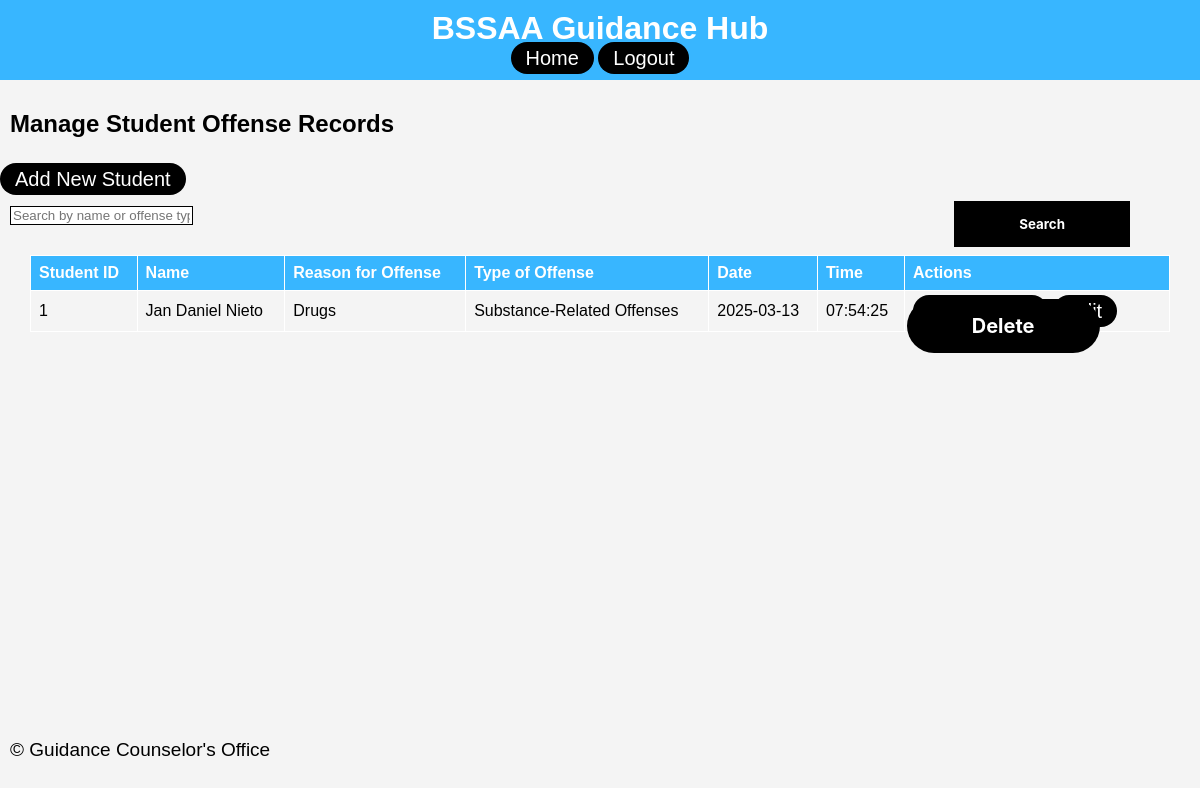
Before: /manage_records with the older database file.
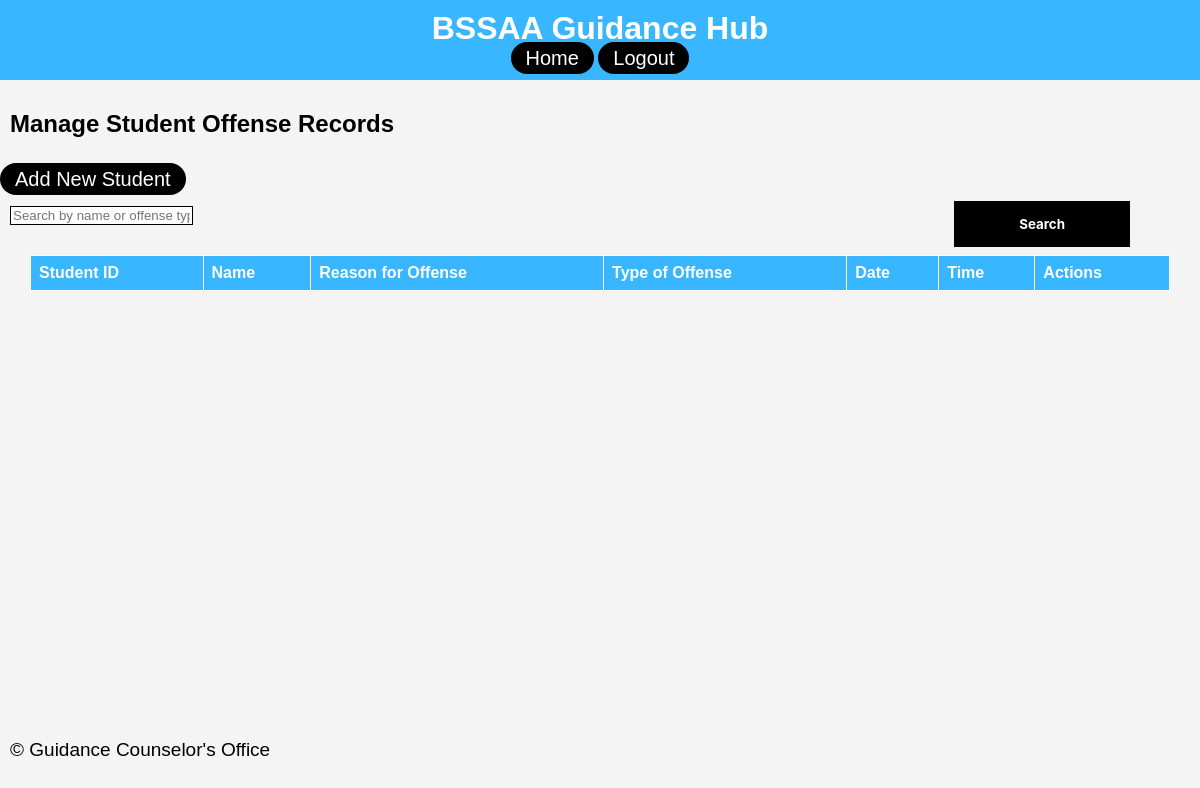
After: the same page with the newer database file.
### app/models.py (models this page shows)
class OffenseRecord(db.Model):
    id = db.Column(db.Integer, primary_key=True)
    student_id = db.Column(db.Integer, db.ForeignKey('student_record.id'), nullable=False)
    offense_type = db.Column(db.String(100), nullable=False)
    reason = db.Column(db.String(200), nullable=False)
    additional_info = db.Column(db.Text, nullable=True)
    date_time = db.Column(db.DateTime, default=datetime.utcnow)

class StudentRecord(db.Model):
    id = db.Column(db.Integer, primary_key=True)
    name = db.Column(db.String(100), nullable=False)
    grade_section = db.Column(db.String(50), nullable=False)
    birthdate = db.Column(db.Date, nullable=False)
    age = db.Column(db.Integer, nullable=False)
    mother_tongue = db.Column(db.String(50), nullable=False)
    ethnic_group = db.Column(db.String(50), nullable=True)
    religion = db.Column(db.String(50), nullable=False)
    address_house_no = db.Column(db.String(100), nullable=False)
    address_barangay = db.Column(db.String(100), nullable=False)
    address_city = db.Column(db.String(100), nullable=False)
    address_province = db.Column(db.String(100), nullable=False)
    mother_name = db.Column(db.String(100), nullable=False)
    father_name = db.Column(db.String(100), nullable=False)
    guardian_name = db.Column(db.String(100), nullable=True)
    contact_number = db.Column(db.String(15), nullable=True)
    reason = db.Column(db.String(200), nullable=True)
    type_of_offense = db.Column(db.String(100), nullable=True)
    date_time = db.Column(db.DateTime, default=datetime.utcnow)
    additional_info = db.Column(db.Text, nullable=True)
    offenses = db.relationship('OffenseRecord', backref='student', lazy=True)

### app/routes.py (the view)
@main.route('/manage_records')
def manage_records():
    records = OffenseRecord.query.all()
    return render_template('manage_records.html', records=records)

### app/templates/manage_records.html
{% extends 'base.html' %}
{% block content %}
<h2>Manage Student Offense Records</h2>
<a href="{{ url_for('main.add_student') }}" class="capsule-button">Add New Student</a>
<form method="GET" action="{{ url_for('main.manage_records') }}">
    <input type="text" name="search" placeholder="Search by name or offense type" value="{{ request.args.get('search', '') }}">
    <button type="submit">Search</button>
</form>
<table>
    <thead>
        <tr>
            <th>Student ID</th>
            <th>Name</th>
            <th>Reason for Offense</th>
            <th>Type of Offense</th>
            <th>Date</th>
            <th>Time</th>
            <th>Actions</th>
        </tr>
    </thead>
    <tbody>
        {% for offense in records %}
        <tr>
            <td>{{ offense.student_id }}</td>
            <td>{{ offense.student.name }}</td>
            <td>{{ offense.reason }}</td>
            <td>{{ offense.offense_type }}</td>
            <td>{{ offense.date_time.strftime('%Y-%m-%d') }}</td>
            <td>{{ offense.date_time.strftime('%H:%M:%S') }}</td>
            <td>
                <a href="{{ url_for('main.view_profile', student_id=offense.student_id) }}">View Profile</a>
                <a href="{{ url_for('main.edit_offense', offense_id=offense.id) }}">Edit</a>
                <form action="{{ url_for('main.delete_offense', offense_id=offense.id) }}" method="POST" style="display:inline;">
                    <button class="inline" type="submit" onclick="return confirm('Are you sure you want to delete this record?');">Delete</button>
                </form>
            </td>
        </tr>
        {% endfor %}
    </tbody>
</table>
{% endblock %}

### app/templates/base.html (shortened to what this page needs)
<!DOCTYPE html>
<html lang="en">
<head>
    <link rel="stylesheet" href="{{ url_for('static', filename='css/styles.css') }}">
</head>
<body>
    <header>
        <h1>BSSAA Guidance Hub</h1>
        <nav>
        <a href="{{ url_for('main.dashboard') }}">Home</a>
        <a href="{{ url_for('main.registration') }}">Logout</a>
        </nav>
    </header>
    <main>
        {% block content %}
        {% endblock %}
    </main>
    <footer>
        <p>&copy; {{ current_year }} Guidance Counselor's Office</p>
    </footer>
</body>
</html>

### app/static/css/styles.css (style rules this page uses)
body { font-family: Arial, Helvetica, sans-serif; margin: 0; padding: 0; background-color: #f4f4f4; display: flex; flex-direction: column; min-height: 100vh; margin: 0; padding: 0; background-color: #f4f4f4; }
main { flex: 1; }
footer { padding: 10px 0; position: relative; bottom: 0; width: 100%; }
header { background: #38B6FF; color: #ffffff; padding: 10px 0; text-align: center; }
h1 { margin: 0; }
p { font-family: Verdana, Geneva, Tahoma, sans-serif; padding: 10px; font-size: 19px; }
h2 { padding: 10px; }
a { font-size: 20px; background-color: #000000; border-radius: 40px; padding: 5px 15px; text-decoration: none; color: #ffffff; }
table { border: 1px solid #000000; width: 95%; border-collapse: collapse; margin: 20px 0; position: absolute; left: 30px; }
table th, table td { border: 1px solid #ffffff; text-align: left; padding: 8px; }
table th { background-color: #38B6FF; color: white; }
form { font-family: ROBOTO-VARIABLE-FONT, -apple-system, BlinkMacSystemFont, "Segoe UI", Roboto, "Helvetica Neue"; padding: 10px; font-size: 20px; }
button[type="submit"] { font-family: ROBOTO-VARIABLE-FONT, -apple-system, BlinkMacSystemFont, "Segoe UI", Roboto, "Helvetica Neue"; font-weight: bold; background-color: #000000; color: white; border: none; padding: 15px 65px; position: absolute; right: 70px; cursor: pointer; }
input[type="text"], input[type="date"], input[type="time"], select { border: 1px solid #000000; }

Changed rows visible on the page:
removed OffenseRecord: student_id "1", student.name "Jan Daniel Nieto", reason "Drugs", offense_type "Substance-Related Offenses", date_time "2025-03-13", date_time "07:54:25"
